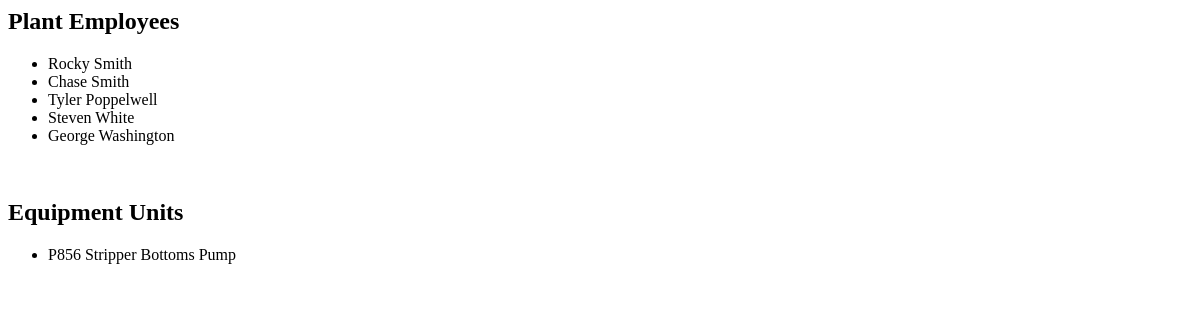
The app's page /MRA/, older data.
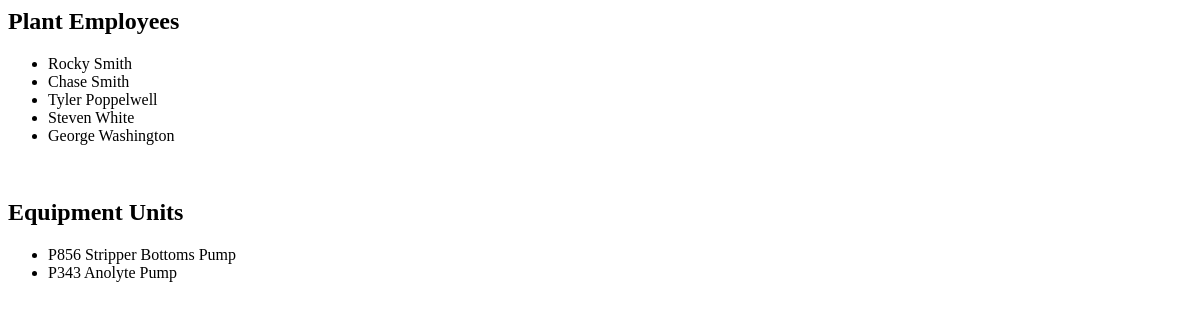
The same page, newer data.
### MRA/models.py (models this page shows, shortened)
@python_2_unicode_compatible
class Employee(models.Model):
    employee_id = models.IntegerField(primary_key=True)
    first_name = models.CharField(max_length=200)
    last_name = models.CharField(max_length=200)
    title = models.CharField(max_length=200)
    hire_date = models.DateField('hire date')

@python_2_unicode_compatible
class Unit(models.Model):
    unit_number_id = models.IntegerField(primary_key=True)
    unit_number = models.CharField(max_length=50)
    name = models.CharField(max_length=50)
    description = models.CharField(max_length=500)
    install_date = models.DateField('installation date')
    pid_number = models.CharField(max_length=100)

### MRA/views.py (the view)
class IndexView(TemplateView):
    template_name = 'MRA/index.html'
    def get_context_data(self, **kwargs):
        context = super(IndexView, self).get_context_data(**kwargs)
        context['unit_list'] = Unit.objects.all()
        context['employee_list'] = Employee.objects.all()
        return context

### templates/MRA/index.html (shortened to what this page needs)
{% load static %}
{% if employee_list %}
    <h2> Plant Employees </h2>
    <ul>
    {% for employee in employee_list %}
        <li>{{ employee.first_name }} {{employee.last_name}}</li>
    {% endfor %}
    </ul>
{% else %}
    <p>No info is available.</p>
{% endif %}
    <h2> Equipment Units </h2>
{% if unit_list %}
    <ul>
    {% for unit in unit_list %}
        <li>{{ unit.unit_number }} {{unit.name}}</li>
    {% endfor %}
    </ul>
{% else %}
    <p>No units are available.</p>
{% endif %}

Row changes from the older to the newer data that the page shows:
added Unit: unit_number "P343", name "Anolyte Pump"
